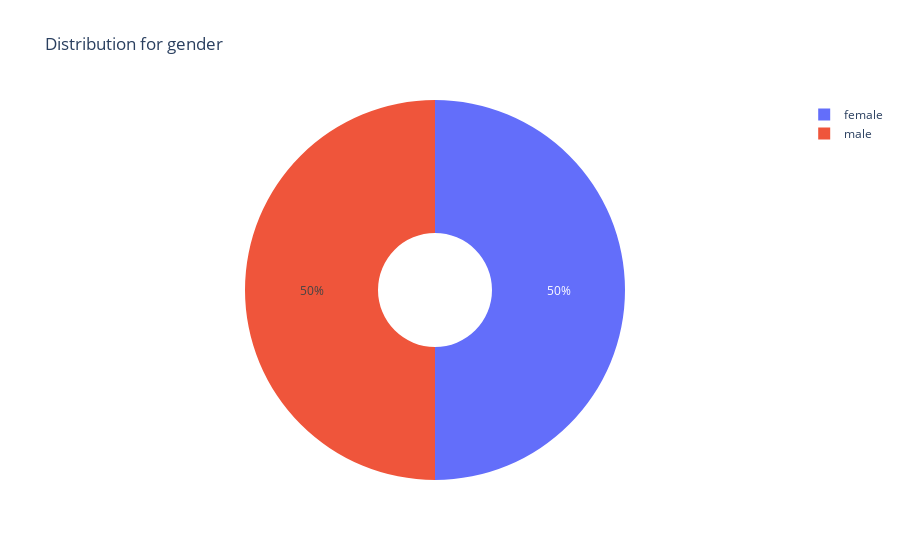

Notebook source saved alongside this figure:
### Code cell
plot_distribution(df_train['gender'])

### Figure 1 — Plotly figure (JSON) as saved in the notebook; plotly's stock layout.template omitted (floating-point values rounded to 4 significant figures)
{"data": [{"hole": 0.3, "labels": ["female", "male"], "type": "pie", "values": [500, 500]}], "layout": {"title": {"text": "Distribution for gender"}}}
